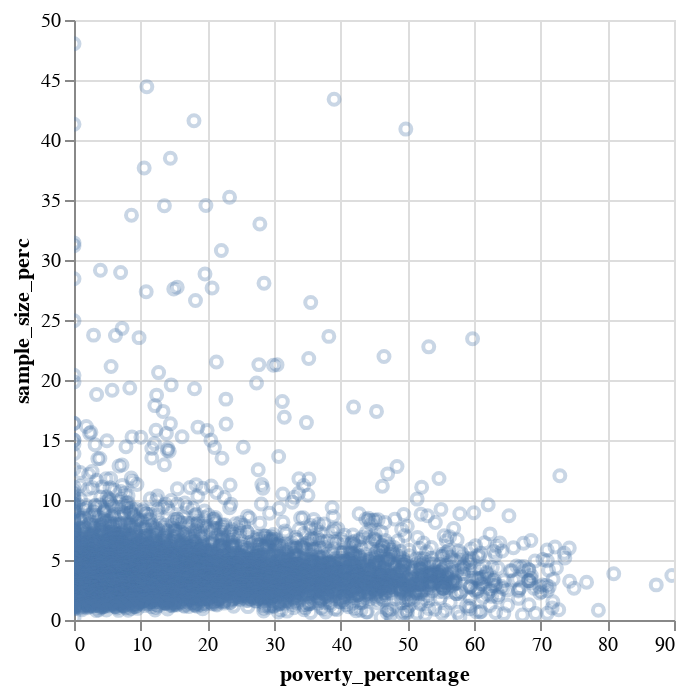

The notebook cell this image was saved under:
### Code cell
# plot bar graph
alt.Chart(result_df).mark_point(opacity=0.3).encode(
    alt.X('poverty_percentage:Q'),
    alt.Y('sample_size_perc:Q',scale=alt.Scale(domain=(0,50))),
    tooltip=['cbg','poverty_percentage','sample_size_perc']
).properties(width=300, height=300).interactive()

### Figure 1 — Vega-Lite specification as saved in the notebook (floating-point values rounded to 4 significant figures; data arrays with more than 128 entries replaced by an {"elided": "..."} marker saying what was removed)
{"config": {"view": {"continuousWidth": 400, "continuousHeight": 300}}, "data": {"name": "data-b0956e7f9883a12c875848f0676f197d"}, "mark": {"type": "point", "opacity": 0.3}, "encoding": {"tooltip": [{"type": "nominal", "field": "cbg"}, {"type": "nominal", "field": "poverty_percentage"}, {"type": "quantitative", "field": "sample_size_perc"}], "x": {"type": "quantitative", "field": "poverty_percentage"}, "y": {"type": "quantitative", "field": "sample_size_perc", "scale": {"domain": [0, 50]}}}, "height": 300, "selection": {"selector020": {"type": "interval", "bind": "scales", "encodings": ["x", "y"]}}, "width": 300, "$schema": "https://vega.github.io/schema/vega-lite/v4.8.1.json", "datasets": {"data-b0956e7f9883a12c875848f0676f197d": {"elided": "6224 records"}}}
